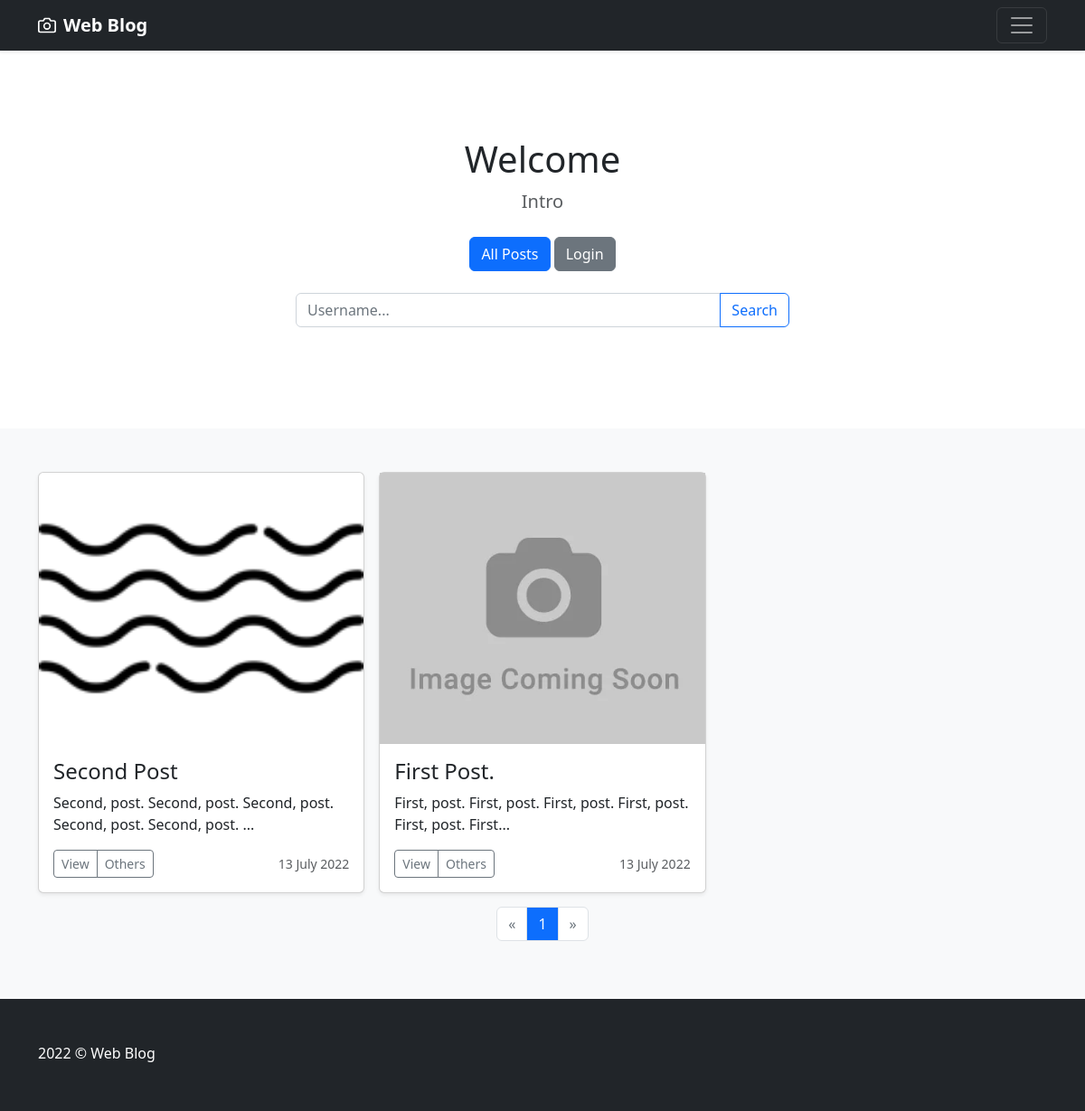
Page /home/ on the earlier database version.
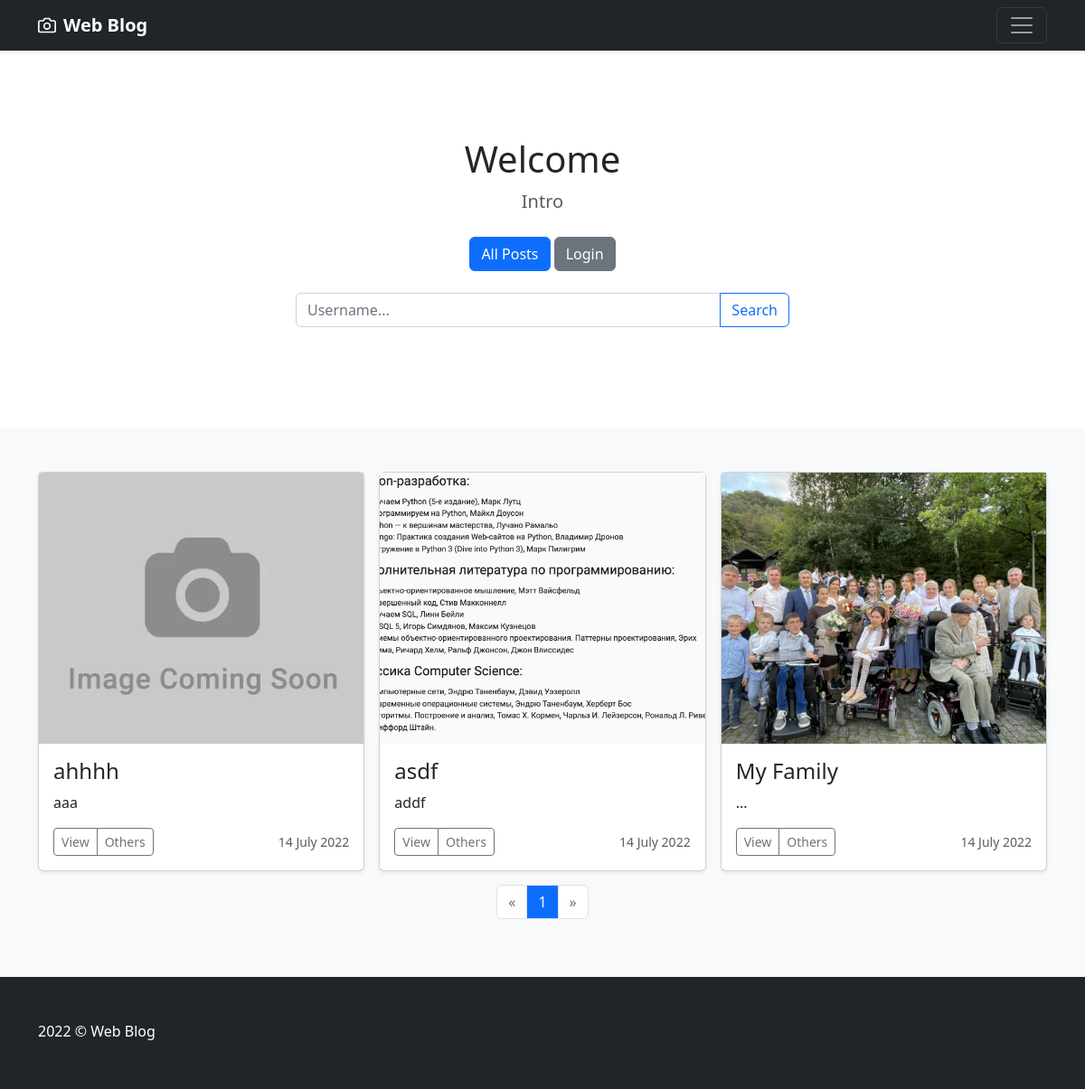
Same page on the later database version.
### web_blog/models.py (models this page shows, shortened)
class Post(db.Model):
    id = db.Column(db.Integer, primary_key=True)
    title = db.Column(db.String(100), nullable=False)
    date_posted = db.Column(db.DateTime, nullable=False,
                            default=datetime.utcnow)
    content = db.Column(db.Text, nullable=False)
    user_id = db.Column(db.Integer, db.ForeignKey('user.id'),
                        nullable=False)
    image_file = db.Column(db.String(50), nullable=False,
                           default='default_post.png')
    posts = db.relationship('Comment', backref='author', lazy=True)

### web_blog/posts/routes.py (the view, shortened to what this page needs)
@posts.route('/', methods=['GET', 'POST'])
@posts.route('/home/', methods=['GET', 'POST'])
def home():
    page = request.args.get('page', 1, type=int)
    posts = Post.query.order_by(Post.date_posted.desc()). \
        paginate(page=page, per_page=6)
    form = UsernameSearchForm()
    return render_template('posts/home.html', posts=posts, flag=False, form=form, parameters='')

### web_blog/posts/forms.py
class UsernameSearchForm(FlaskForm):
    username = StringField('Content', validators=[DataRequired()], render_kw={'placeholder': 'Username...'})
    submit = SubmitField('Search')

### web_blog/templates/posts/home.html (shortened to what this page needs)
{% extends 'layout.html' %}
{% block content %}
<main>
    <section class="py-5 text-center container">
        <div class="row py-lg-5">
            <div class="col-lg-6 col-md-8 mx-auto">
                <h1 class="fw-light">Welcome
                    {% if current_user.is_authenticated %} {{ current_user.username }}!{% endif %}</h1>
                <p class="lead text-muted">Intro</p>
                <p>
                    <a class="btn btn-primary my-2"
                       href="{{ url_for('posts.home') }}">All Posts</a>
                    {% if current_user.is_authenticated %}
                        <a class="btn btn-secondary my-2"
                           href="{{ url_for('posts.user_posts', user_id=current_user.id) }}">My Posts</a>
                    {% else %}
                        <a class="btn btn-secondary my-2"
                           href="{{ url_for('users.login') }}">Login</a>
                    {% endif %}
                    <form class="needs-validation" method="POST" action="" enctype="multipart/form-data">
                        <div class="input-group mb-3">
                            {% if form.username.errors %}
                                {{ form.username(class='form-control') }}
                                {% for error in form.content.errors %}
                                    {{ form.username(class='form-control') }}
                                    <div class="invalid-feedback">
                                        {{ error }}
                                    </div>
                                {% endfor %}
                            {% else %}
                                {{ form.username(class='form-control') }}
                            {% endif %}
                            {{ form.submit(class='btn btn-outline-primary') }}
                        </div>
                    </form>
                </p>
            </div>
        </div>
    </section>
    <div class="album py-5 bg-light">
        <div class="container">
            <div class="row row-cols-1 row-cols-sm-2 row-cols-md-3 g-3">
                {% for post in posts.items %}
                    <div class="col">
                        <div class="card shadow-sm">
                            <img class="post-pic"
                                 src="{{ url_for('static', filename='post_pics/' + post.image_file) }}"
                                 height="300px">
                            <div class="card-body">
                                <h4 class="h4">{{ post.title }}</h4>
                                <p class="card-text">
                                    {% if post.content|length < 70 %}
                                        {{ post.content }}
                                    {% else %}
                                        {{ post.content[:70] }}...
                                    {% endif %}
                                </p>
                                <div class="d-flex justify-content-between align-items-center">
                                    <div class="btn-group">
                                        <a href="{{ url_for('posts.post', post_id=post.id) }}"
                                           class="btn btn-sm btn-outline-secondary">View</a>
                                        {% if current_user.is_authenticated and current_user.id == post.user_id %}
                                            <a href="{{ url_for('posts.update_post', post_id=post.id) }}"
                                               class="btn btn-sm btn-outline-secondary">Edit</a>
                                            <a href="{{ url_for('posts.delete_post', post_id=post.id) }}"
                                               class="btn btn-sm btn-outline-secondary">Delete</a>
                                        {% elif not flag %}
                                            <a href="{{ url_for('posts.user_posts', user_id=post.user_id) }}"
                                               class="btn btn-sm btn-outline-secondary">Others</a>
                                        {% endif %}
                                    </div>
                                    <small class="text-muted">{{ post.date_posted.strftime('%d %B %Y') }}</small>
                                </div>
                            </div>
                        </div>
                    </div>
                {% endfor %}
            </div>
            <nav aria-label="Page navigation example"
                 style="display: flex; justify-content:center; margin-top: 15px;">
                <ul class="pagination">
                    <li class="page-item">
                        <a href="{{ url_for('posts.home', page=posts.prev_num) }}{{ parameters }}"
                           {% if posts.page == 1 %} class="page-link disabled" {% else %} class="page-link" {% endif %}
                             aria-label="Previous">
                            <span aria-hidden="true">&laquo;</span>
                        </a>
                    </li>
                    {% for page_num in posts.iter_pages(left_edge=1, right_edge=1, left_current=1, right_current=2) %}
                        {% if page_num %}
                            {% if posts.page == page_num %}
                                <li class="page-item">
                                    <a class="page-link text-white bg-primary"
                                       href="{{ url_for('posts.home', page=page_num) }}{{ parameters }}">
                                        {{ page_num }}
                                    </a>
                                </li>
                            {% else %}
                                <li class="page-item">
                                    <a class="page-link" href="{{ url_for('posts.home', page=page_num) }}{{ parameters }}">
                                        {{ page_num }}
                                    </a>
                                </li>
                            {% endif %}
                        {% endif %}
                    {% endfor %}
                    <li class="page-item">
                        <a class="page-link {% if posts.page == posts.pages %}disabled{% endif %}"
                           href="{{ url_for('posts.home', page=posts.next_num) }}{{ parameters }}"
                           aria-label="Next">
                            <span aria-hidden="true">&raquo;</span>
                        </a>
                    </li>
                </ul>
            </nav>
        </div>
    </div>
</main>
{% endblock %}

### web_blog/templates/layout.html (shortened to what this page needs)
<!DOCTYPE html>
<html lang="en">
<head>
    <link href="{{ url_for('static', filename='assets/dist/css/bootstrap.min.css') }}" rel="stylesheet">
</head>
<body>
    <header>
        <div class="navbar navbar-dark bg-dark shadow-sm">
            <div class="container">
                <a href="#" class="navbar-brand d-flex align-items-center">
                    <strong>Web Blog</strong>
                </a>
                <button class="navbar-toggler" type="button" data-bs-toggle="collapse" data-bs-target="#navbarHeader"
                        aria-controls="navbarHeader" aria-expanded="false" aria-label="Toggle navigation">
                    <span class="navbar-toggler-icon"></span>
                </button>
            </div>
        </div>
    </header>
    {% block content %}
    {% endblock %}
    <footer class="text-muted bg-dark py-5">
        <div class="container">
            <p class="mb-1 text-white">2022 &copy; Web Blog</p>
        </div>
    </footer>
</body>
</html>

### web_blog/templates/layout.html (style rules this page uses)
body { height: 100vh; align-items: center; }
.post-pic { object-fit: cover; }

Differences in the rows shown:
removed Post: image_file (picture), title "Second Post", content "Second, post. Second, post. Second, post. Second, post. Second, post.", date_posted "13 July 2022"
removed Post: image_file (placeholder picture), title "First Post.", content "First, post. First, post. First, post. First, post. First, post. First", date_posted "13 July 2022"
added Post: image_file (placeholder picture), title "ahhhh", content "aaa", date_posted "14 July 2022"
added Post: image_file (picture), title "asdf", content "addf", date_posted "14 July 2022"
added Post: image_file (picture), title "My Family", content "...", date_posted "14 July 2022"
